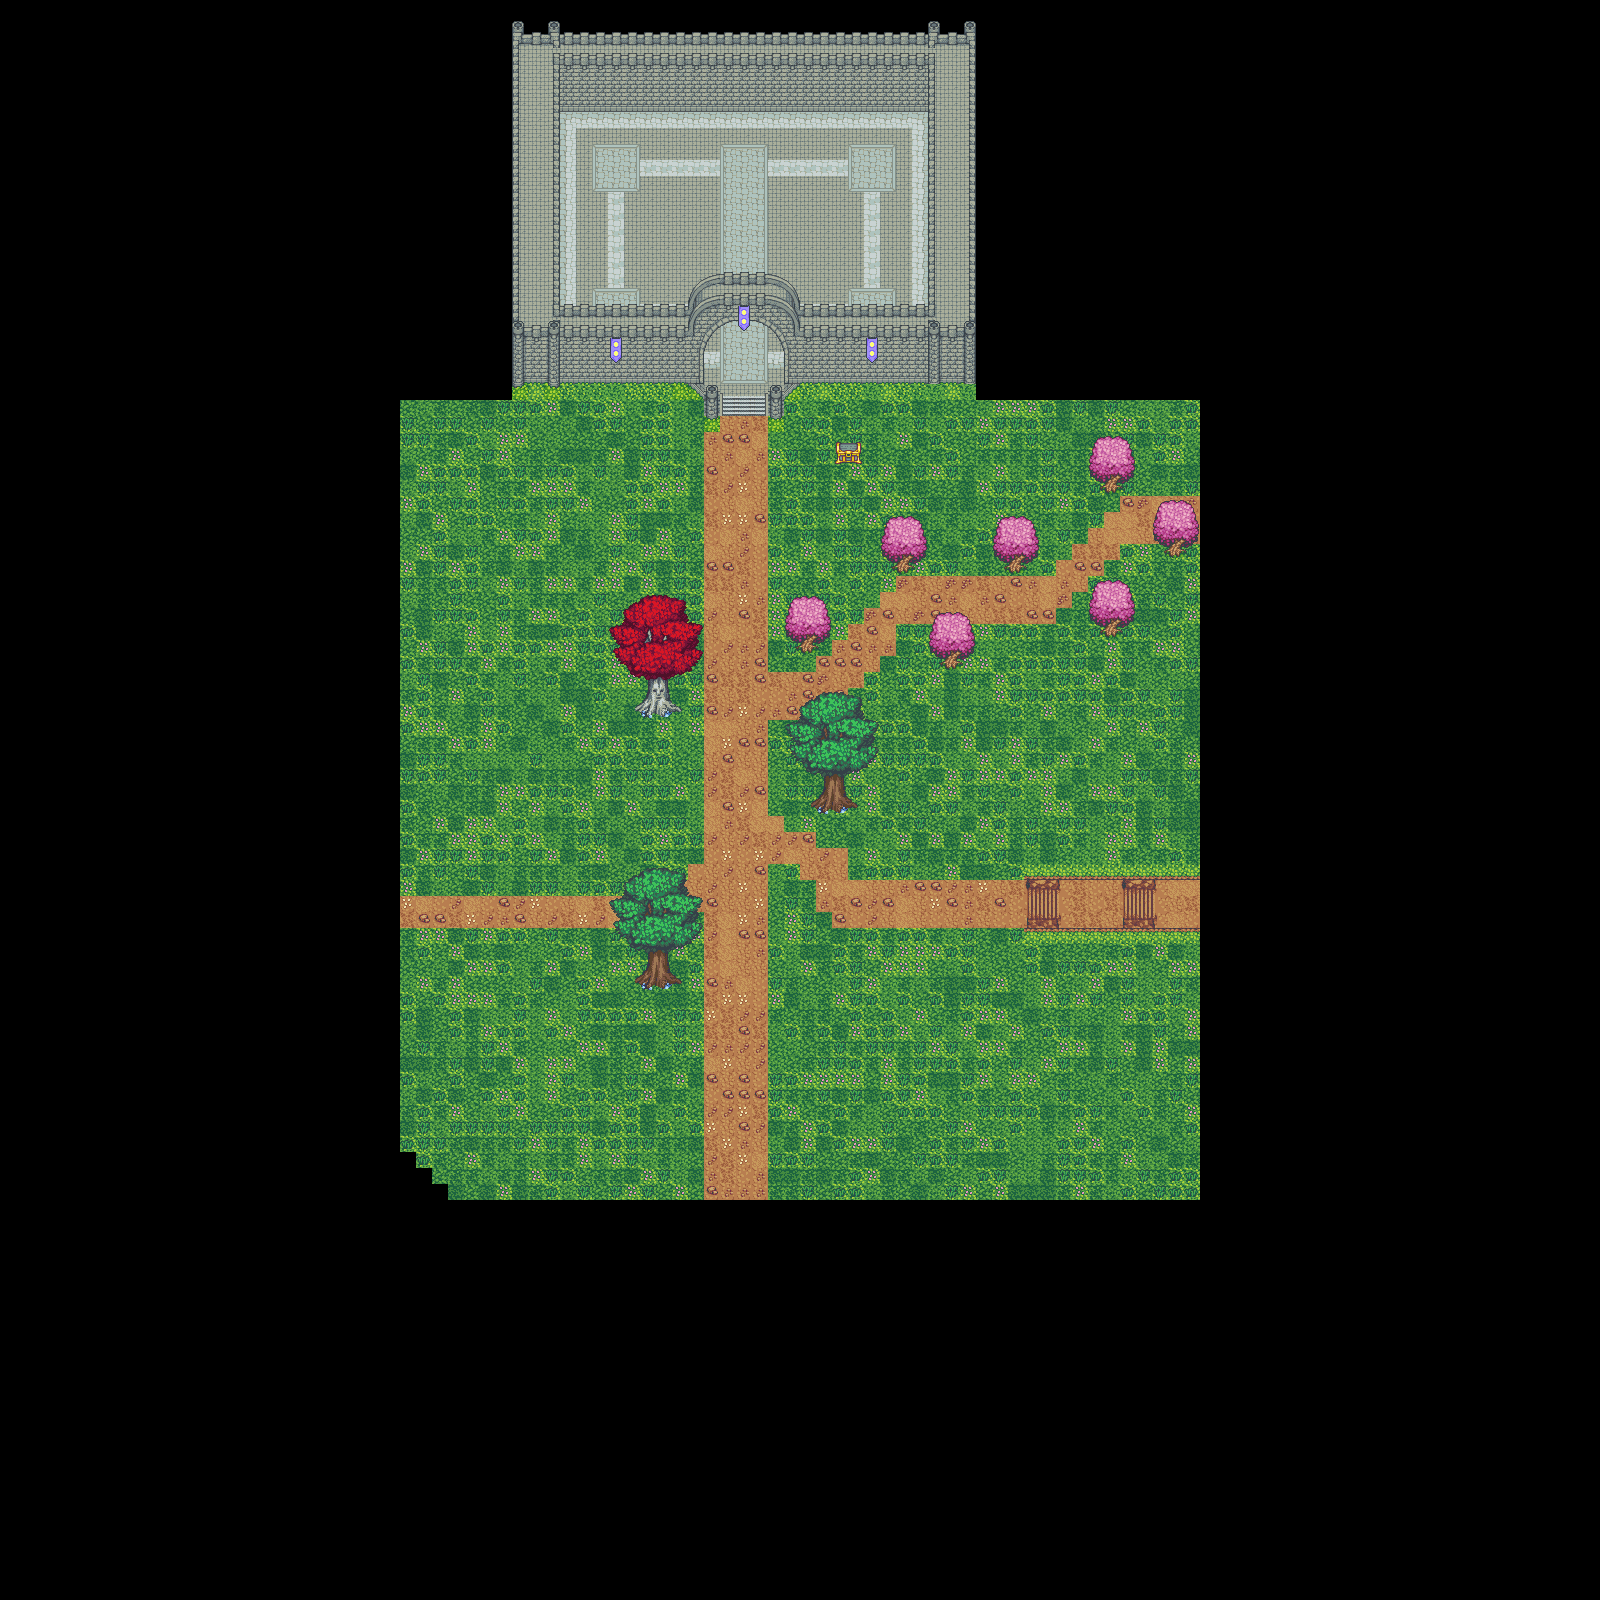

A 2D game scene composited from a Tiled map and its tileset images. What follows is a short description and the map's XML, with each tile layer's data collapsed to a summary:
An orthogonal 100x100 tile map with 16x16 px tiles, 4 tile layers (Tile Layer 1, Tile Layer 3, trees, Tile Layer 4), 4 tilesets and 30 objects (Test, NPCSpawn, PlayerSpawn).

<map version="1.2" tiledversion="1.3.5" orientation="orthogonal" renderorder="right-down" width="100" height="100" tilewidth="16" tileheight="16" infinite="0" nextlayerid="6" nextobjectid="3">
 <tileset firstgid="1" name="outdoors" tilewidth="16" tileheight="16" tilecount="1248" columns="52">
  <image source="tilesets/outside.png" width="832" height="384" />
  <tile id="757">
   <objectgroup draworder="index" id="2">
    <object id="1" x="8" y="-4" width="9" height="18" />
   </objectgroup>
  </tile>
  <tile id="758">
   <objectgroup draworder="index" id="2">
    <object id="1" x="0" y="-4" width="17" height="28" />
   </objectgroup>
  </tile>
  <tile id="759">
   <objectgroup draworder="index" id="2">
    <object id="1" x="0" y="-4" width="9" height="18" />
   </objectgroup>
  </tile>
  <tile id="976">
   <objectgroup draworder="index" id="2">
    <object id="4" x="5" y="-4" width="11" height="18" />
   </objectgroup>
  </tile>
  <tile id="977">
   <objectgroup draworder="index" id="2">
    <object id="3" x="0" y="-4" width="16" height="20" />
   </objectgroup>
  </tile>
  <tile id="978">
   <objectgroup draworder="index" id="2">
    <object id="2" x="0" y="-4" width="17" height="28" />
   </objectgroup>
  </tile>
  <tile id="979">
   <objectgroup draworder="index" id="2">
    <object id="2" template="../../../Documents/tree-right.tx" x="-1" y="-4" />
   </objectgroup>
  </tile>
  <tile id="982">
   <objectgroup draworder="index" id="2">
    <object id="3" x="11" y="-4" width="6" height="18" />
   </objectgroup>
  </tile>
  <tile id="983">
   <objectgroup draworder="index" id="2">
    <object id="1" x="0" y="-4" width="17" height="28" />
   </objectgroup>
  </tile>
  <tile id="984">
   <objectgroup draworder="index" id="2">
    <object id="1" x="0" y="-4" width="17" height="28" />
   </objectgroup>
  </tile>
  <tile id="985">
   <objectgroup draworder="index" id="2">
    <object id="1" x="0" y="-4" width="10" height="18" />
   </objectgroup>
  </tile>
 </tileset>
 <tileset firstgid="1249" name="terrain_2" tilewidth="16" tileheight="16" tilecount="1482" columns="39">
  <image source="tilesets/terrain_2.png" width="624" height="608" />
  <tile id="586">
   <objectgroup draworder="index" id="2">
    <object id="6" name="Test" x="12" y="0" width="4" height="16" />
   </objectgroup>
  </tile>
 </tileset>
 <tileset firstgid="2731" name="chest-sheet" tilewidth="32" tileheight="32" tilecount="144" columns="12">
  <image source="tilesets/chest-sheet.png" width="384" height="384" />
  <tile id="0">
   <objectgroup draworder="index" id="2">
    <object id="1" x="3" y="20" width="27" height="20" />
   </objectgroup>
   <animation>
    <frame tileid="0" duration="250" />
    <frame tileid="1" duration="250" />
    <frame tileid="2" duration="250" />
    <frame tileid="3" duration="250" />
   </animation>
  </tile>
  <tile id="3">
   <animation>
    <frame tileid="3" duration="250" />
    <frame tileid="2" duration="250" />
    <frame tileid="1" duration="250" />
    <frame tileid="0" duration="250" />
   </animation>
  </tile>
 </tileset>
 <tileset firstgid="2875" name="castle" tilewidth="16" tileheight="16" tilecount="578" columns="34">
  <image source="tilesets/castle.png" width="544" height="272" />
  <tile id="273">
   <objectgroup draworder="index" id="2">
    <object id="1" x="0" y="0" width="16" height="16" />
   </objectgroup>
  </tile>
  <tile id="275">
   <objectgroup draworder="index" id="2">
    <object id="1" x="0" y="0" width="16" height="16" />
    <object id="2" x="0" y="0" width="16" height="16" />
   </objectgroup>
  </tile>
  <tile id="276">
   <objectgroup draworder="index" id="2">
    <object id="1" x="0" y="0" width="16" height="16" />
   </objectgroup>
  </tile>
  <tile id="277">
   <objectgroup draworder="index" id="2">
    <object id="1" x="0" y="0" width="16" height="16" />
   </objectgroup>
  </tile>
  <tile id="307">
   <objectgroup draworder="index" id="2">
    <object id="1" x="0" y="0" width="16" height="16" />
   </objectgroup>
  </tile>
  <tile id="309">
   <objectgroup draworder="index" id="2">
    <object id="1" x="0" y="0" width="16" height="16" />
   </objectgroup>
  </tile>
  <tile id="341">
   <objectgroup draworder="index" id="2">
    <object id="1" x="0" y="0" width="16" height="16" />
   </objectgroup>
  </tile>
  <tile id="343">
   <objectgroup draworder="index" id="2">
    <object id="1" x="0" y="0" width="16" height="16" />
   </objectgroup>
  </tile>
  <tile id="375">
   <objectgroup draworder="index" id="2">
    <object id="1" x="0" y="0" width="16" height="16" />
   </objectgroup>
  </tile>
  <tile id="377">
   <objectgroup draworder="index" id="2">
    <object id="1" x="0" y="0" width="16" height="16" />
   </objectgroup>
  </tile>
  <tile id="409">
   <objectgroup draworder="index" id="2">
    <object id="1" x="0" y="0" width="16" height="16" />
   </objectgroup>
  </tile>
  <tile id="410">
   <objectgroup draworder="index" id="2">
    <object id="1" x="0" y="0" width="16" height="16" />
   </objectgroup>
  </tile>
  <tile id="411">
   <objectgroup draworder="index" id="2">
    <object id="1" x="0" y="0" width="16" height="16" />
   </objectgroup>
  </tile>
  <tile id="478">
   <objectgroup draworder="index" id="2">
    <object id="1" x="0" y="-4" width="16" height="28" />
   </objectgroup>
  </tile>
 </tileset>
 <layer id="1" name="Tile Layer 1" width="100" height="100">
  <data>[10000 cells, 3167 non-empty, 89 distinct tile ids]</data>
 </layer>
 <objectgroup id="5" name="Object Layer 1">
  <object id="1" name="CastleSpawn" type="NPCSpawn" x="576.368" y="128.082" width="335.769" height="239.839">
   <properties>
    <property name="count" type="int" value="50" />
   </properties>
  </object>
  <object id="2" type="PlayerSpawn" x="736" y="1120" width="16" height="16" />
 </objectgroup>
 <layer id="3" name="Tile Layer 3" width="100" height="100">
  <data>[10000 cells, 34 non-empty, 12 distinct tile ids]</data>
 </layer>
 <layer id="2" name="trees" width="100" height="100">
  <data>[10000 cells, 302 non-empty, 146 distinct tile ids]</data>
 </layer>
 <layer id="4" name="Tile Layer 4" width="100" height="100">
  <data>[10000 cells, 6 non-empty, 2 distinct tile ids]</data>
 </layer>
</map>
